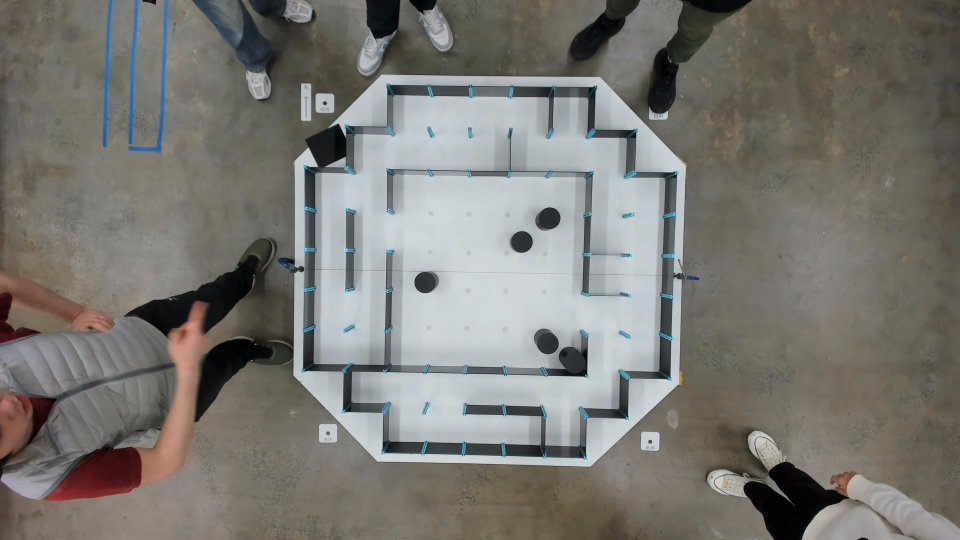
#> input picture 3100 final/old/image.png, 1920 x 1080 px, found by its file name (shown at 1/2 size)
$ jupyter execute --allow-errors 'image shit good.ipynb'
#> lines starting #> are read from the running program, lines starting #| are printed output that depends on the picture; after the words box and inside, x2 and y2 are one past the last pixel; in counts of white or black regions, pixels touching at a corner belong together
[cell 1]
import cv2
import numpy as np
import random
import math
from matplotlib import pyplot as plt
from collections import deque
import heapq
random.seed(42)

# DO NOT ADD OTHER VARIABLES HERE

# General settings
seed = 42
image_file = "sample_map.png"

# Task 1 - Occupancy map
unsafe_kernel_size = 30
unsafe_iterations = 3

# Task 3 - BFS
bfs_n = 9
bfs_start_node = 2
bfs_end_node = 77

# Task 4 - PRM and Dijkstra
prm_total_nodes_count = 500
prm_connection_radius = 100
prm_start_location = (80,250)
prm_goal_location = (650, 350)

# Task 5 - RRT
rrt_max_nodes_count = 500
rrt_step_size = 40
rrt_max_connection_length = 200
rrt_start_location = (50,50)
rrt_goal_location = (450,450)

# DO NOT ADD OTHER VARIABLES HERE

[cell 2]
import cv2
import numpy as np
import matplotlib.pyplot as plt

# Load the image
img = cv2.imread("image.png")
#> img is the input picture: shape (1080, 1920, 3); mean B, G, R 114.9, 120.1, 121.6
original = img.copy()

# Convert BGR to HSV for easier color filtering
hsv = cv2.cvtColor(img, cv2.COLOR_BGR2HSV)

# Define blue hue range (tweak if needed)
lower_blue = np.array([90, 50, 50])   # Lower bound for blue
upper_blue = np.array([130, 255, 255])  # Upper bound for blue

# Create mask of blue areas
blue_mask = cv2.inRange(hsv, lower_blue, upper_blue)
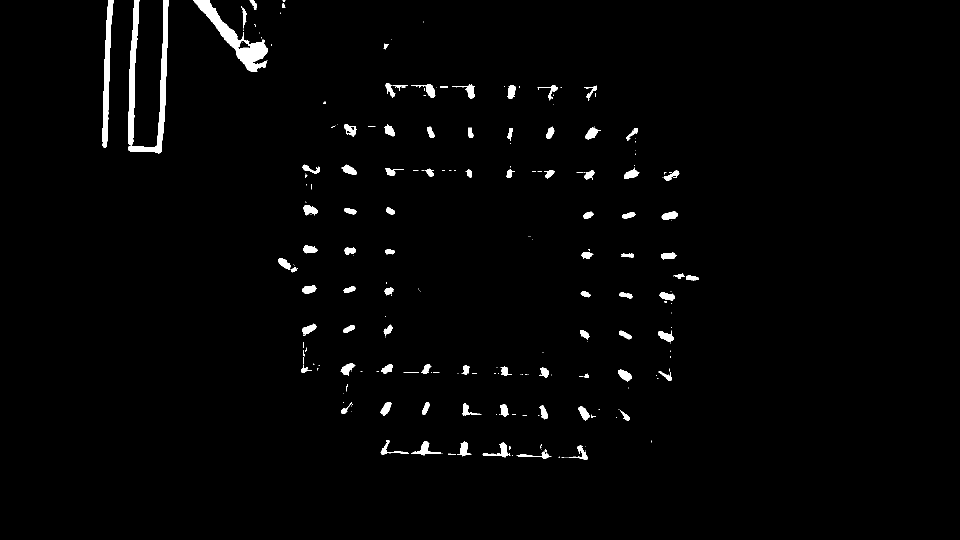
#> blue_mask: shape (1080, 1920) (shown at 1/2 size); 1.7% white; 243 white regions (154 under 20 px), largest, box (x1, y1, x2, y2) and area: (386, 0, 536, 144) 5062, (256, 0, 337, 307) 3728, (256, 0, 280, 290) 3022

# Invert mask so blue areas become black (0) and rest stays
img_no_blue = img.copy()
img_no_blue[blue_mask > 0] = [255, 255, 255]  # Set blue pixels to black

# Convert to grayscale after removing blue
gray = cv2.cvtColor(img_no_blue, cv2.COLOR_BGR2GRAY)

# Apply binary threshold
_, bw_maze = cv2.threshold(gray, 130, 255, cv2.THRESH_BINARY)

# Crop region
# Show result
plt.imshow(bw_maze)
plt.show()
bw_maze = bw_maze[170:910, 580:1370]

#crop the stupid line
cv2.line(bw_maze, (0, 840), (2000, 845), (255, 255, 255), 20)


plt.imshow(bw_maze, cmap='gray')
plt.axis('off')
plt.show()

# Save
cv2.imwrite("maze_bw.png", bw_maze)
#> Out = True

[cell 3]
import cv2
import numpy as np
import matplotlib.pyplot as plt

# Morphological kernel for erosion
morph_kernel = np.ones((unsafe_kernel_size, unsafe_kernel_size), np.uint8)

# Keep a copy before erosion
before = bw_maze.copy()

# Apply erosion
image = cv2.erode(bw_maze, morph_kernel)

# Compute difference (absolute per pixel)
diff = cv2.absdiff(before, image)  # <-- compare before vs eroded

# --- Detect white pixels safely ---
if diff.ndim == 3 and diff.shape[2] == 3:
    white_mask = np.all(diff == [255, 255, 255], axis=2)
else:
    white_mask = diff == 255

# Ensure image is 3-channel for coloring
if image.ndim == 2 or image.shape[2] == 1:  # grayscale
    color_image = cv2.cvtColor(image, cv2.COLOR_GRAY2BGR)
else:
    color_image = image.copy()

# Apply red border
color_image[white_mask] = [0, 0, 255]  # BGR red

# Display
plt.imshow(cv2.cvtColor(color_image, cv2.COLOR_BGR2RGB))
plt.axis("off")
plt.show()

[cell 4]
# Task 2.1 (0 marks):  Complete the graph class

class Node:
    def __init__(self, node_id, x, y):
        self.id = node_id
        self.x = x
        self.y = y

    def get_point(self):
        return (self.x,self.y)

    def get_ID(self):
        return self.id

class Graph:
    def __init__(self):
        self.nodes = {}
        self.edges = {}

    def add_node(self, node_id, x, y):
        if node_id not in self.nodes:
            self.nodes[node_id] = Node(node_id, x, y)

    def add_edge(self, node_id1, node_id2, weight):
        if node_id1 in self.nodes and node_id2 in self.nodes:
            if node_id1 not in self.edges:
                self.edges[node_id1] = {}
            self.edges[node_id1][node_id2] = weight

            if node_id2 not in self.edges:
                self.edges[node_id2] = {}
            self.edges[node_id2][node_id1] = weight


    # [6 lines left out: function remove_edge, not called in this run]

    def get_nodes(self):
        return list(self.nodes.values())

    # [4 lines left out: function get_edge_weight, not called in this run]

[cell 5]
# This is a useful function that you may choose to implement and use
# It looks through the image to see if the path is clear between one coordinate to the next
# Returns True or False
def path_clear(image, x1, y1, x2, y2):
    num_points = int(((x2 - x1)**2 + (y2 - y1)**2)**0.5) # number of points to sample along the line (smaller sample for smaller lines)

    # Equally spaced x and y values, then cast it to integer
    x_vals = np.linspace(x1, x2, num_points).astype(np.int32)
    y_vals = np.linspace(y1, y2, num_points).astype(np.int32)

    # Check if it is not white and return false for clear path
    for x, y in zip(x_vals, y_vals):
        if image[y, x] != 255:  # In grayscale, 255 means white
            return False
    return True

[cell 6]
# Make a color copy of your maze in BGR for drawing
bfs_image = color_image.copy()  # already BGR from earlier code
bfs_graph = Graph()
img_height, img_width = bfs_image.shape[:2]
spacing = (min(img_width, img_height) + 60) / (bfs_n + 1)

# Convert maze to grayscale for path_clear function
bwimage = cv2.cvtColor(color_image, cv2.COLOR_BGR2GRAY)

current_node_id = 0

# Create nodes in a grid layout
for row_idx in range(bfs_n):
    for col_idx in range(bfs_n):
        node_x = int(spacing + col_idx * spacing + 1)
        node_y = int(spacing + row_idx * spacing - 30)

        bfs_graph.add_node(current_node_id, node_x, node_y)

        # Draw node circle (pure green in BGR)
        cv2.circle(bfs_image, (node_x, node_y), 10, (0, 255, 0), -1)

        # Label first and last node
        if current_node_id in (bfs_start_node, bfs_end_node):
            cv2.putText(bfs_image, str(current_node_id), (node_x, node_y),
                        cv2.FONT_HERSHEY_SIMPLEX, 3, (0, 255, 0), 5, cv2.LINE_AA)

        current_node_id += 1
#> after the loop, current_node_id = 81

# Connect nodes with edges if path between them is clear
for node_id_1 in bfs_graph.nodes:
    node_1 = bfs_graph.nodes[node_id_1]
    for node_id_2 in bfs_graph.nodes:
        if node_id_1 < node_id_2:
            node_2 = bfs_graph.nodes[node_id_2]

            diff_x = abs(node_1.x - node_2.x)
            diff_y = abs(node_1.y - node_2.y)

            # Horizontal adjacency
            if abs(diff_x - spacing) < 2 and diff_y == 0:
                if path_clear(bwimage, node_1.x, node_1.y, node_2.x, node_2.y):
                    bfs_graph.add_edge(node_id_1, node_id_2, 1)
                    cv2.line(bfs_image, (node_1.x, node_1.y), (node_2.x, node_2.y), (0, 125, 0), 3)

            # Vertical adjacency
            elif abs(diff_y - spacing) < 2 and diff_x == 0:
                if path_clear(bwimage, node_1.x, node_1.y, node_2.x, node_2.y):
                    bfs_graph.add_edge(node_id_1, node_id_2, 1)
                    cv2.line(bfs_image, (node_1.x, node_1.y), (node_2.x, node_2.y), (0, 125, 0), 3)
#> this loop made 81 passes
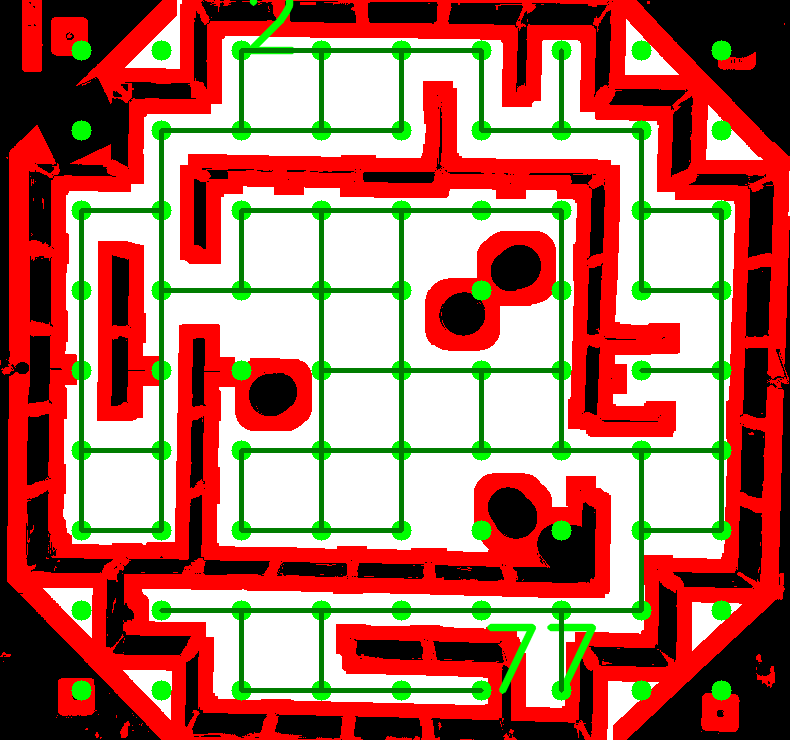
#> bfs_image: shape (740, 790, 3); mean B, G, R 95.1, 110.8, 176.7

# Display in correct colors
plt.imshow(cv2.cvtColor(bfs_image, cv2.COLOR_BGR2RGB))
plt.axis("off")
plt.show()

[cell 7]
from collections import deque

def bfs(graph, source, target):
    # Keep track of visited nodes
#> called with source = 2, target = 77
    seen = set([source])

    # Queue stores tuples of (node, path_so_far)
    queue = deque([(source, [source])])

    while queue:
        node, path = queue.popleft()

        # If we reached the target, return the path
        if node == target:
            return path

        # Check neighbors
        for adj_node in graph.edges[node]:
            if adj_node not in seen:
                seen.add(adj_node)
                queue.append((adj_node, path + [adj_node]))

    # No path found
    return []

[cell 8]
# Task 3.2: Implement BFS continued

# Run BFS and display the output
path = bfs(bfs_graph,bfs_start_node,bfs_end_node)
#> path = [2, 3, 4, 5, 14, 15, 16, 25, 26, 35, 44, 53, 52, 61, 70, 69, 68, 67, 66, 75, 76, 77]

# Go through each pair of nodes along the path
for node in range(len(path) - 1):
    # Get the current node's coordinates
    node_1 = bfs_graph.nodes[path[node]]
    # Get the next node's coordinates
    node_2 = bfs_graph.nodes[path[node + 1]]
    x1, y1 = node_1.get_point()
    x2, y2 = node_2.get_point()

    # Connect the line
    cv2.line(bfs_image, (int(x1),int(y1)), (int(x2),int(y2)), (255, 0, 0), 6)
#> this loop made 21 passes
#> (x1, y1, x2, y2) on passes 1 to 4: (241, 50, 321, 50), (321, 50, 401, 50), (401, 50, 481, 50), (481, 50, 481, 130)
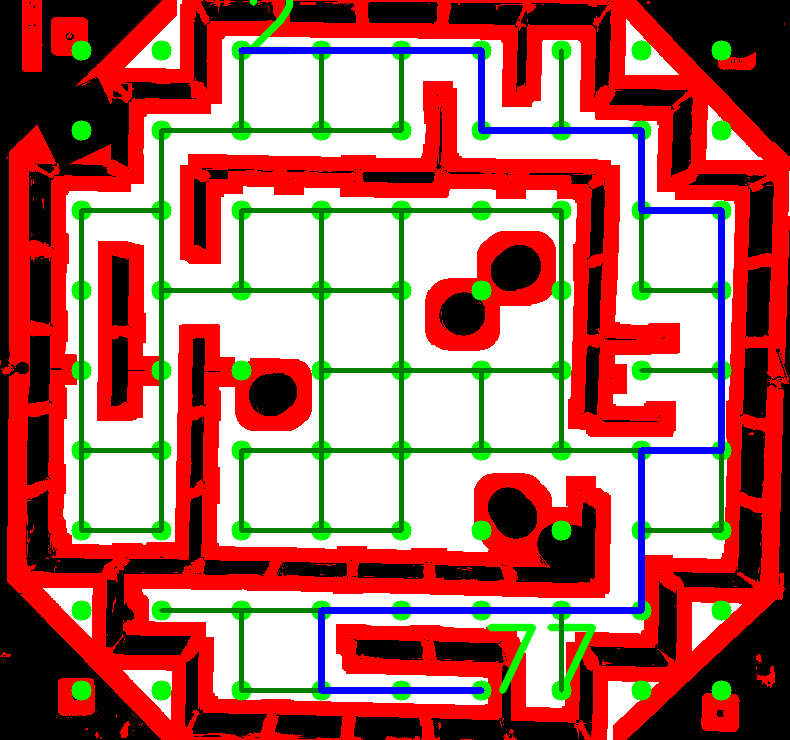
#> bfs_image: shape (740, 790, 3); 2.01% of pixels changed, all inside (x1, y1, x2, y2) = (238, 47, 725, 694)

# Display the resulting image
print(f"Path: {path}")
#| Path: [2, 3, 4, 5, 14, 15, 16, 25, 26, 35, 44, 53, 52, 61, 70, 69, 68, 67, 66, 75, 76, 77]
plt.imshow(bfs_image)
plt.show()

[cell 9]
def path_to_instructions_string(path):
    instructions = []
    current_facing = (-1, 0)  # Start facing Up

    for i in range(len(path) - 1):
        from_node = path[i]
        to_node = path[i+1]

        desired_direction = get_direction(from_node, to_node)
        turns = turn_instructions(current_facing, desired_direction)
        instructions.extend(turns)
        instructions.append("f")

        current_facing = desired_direction  # update facing
#> this loop made 1 pass
#> (from_node, to_node) on pass 1: (2, 3)
#> after the loop, instructions = []

    return "".join(instructions)  # Join list into single string

# Example usage:
#> (the rest of this cell did not finish here and is left out)

[cell 10]
# This is a useful function that you may choose to implement and use
# It finds and returns the closest nodes that are within the range
def find_closest_nodes(image,graph, target_x, target_y, range):

    distances = []

    # Check all the nodes
    for node in graph.get_nodes():
        x, y = node.get_point()
        # Calculate distance between two points
        dist =  int(((target_x - x)**2 + (target_y - y)**2)**0.5)

        if 0 < dist <= range:
            # Check if path is clear
            if path_clear(image, x, y, target_x, target_y):
                # Add this node's ID and distance to the list
                distances. append ((node.get_ID(), dist))

    # Sort by distance - short distance first
    distances.sort(key=lambda x: x[1])
    return distances

[cell 11]
# Task 4.1 (3 marks): PRM
# NOTE: The iteration only increases when a valid node is placed on the map. If the node is invalid, the program should continue without incrementing the node count.

prm_image = image.copy()
prm_graph = Graph()
random.seed(seed)

i = 0 # valid node added counter

# Add node until we reach the maximum amount defined
while i < prm_total_nodes_count:
    # Generate a random (x, y) coordinate within the image bounds (x and y were swapped from stub, as per edstem post #125
    y = random.randint(0, prm_image.shape[0]-1)
    x = random.randint(0, prm_image.shape[1]-1)

    # check if area s white
    if bwimage[y, x] > 127:
        # Add the node to the graph with a unique ID and position
        prm_graph.add_node(i, x, y)
        # Draw a green dot
        cv2.circle(prm_image, (x, y), 3, (0, 255, 0), -1)

        # use bwimage because it calls path_clear, which is written for gray image
        closest_nodes = find_closest_nodes(bwimage, prm_graph, x, y, prm_connection_radius)

        # Find nearby nodes within the connection radius
        for node_id, dist in closest_nodes:
            prm_graph.add_edge(i, node_id, dist)

            # Get its point then draw line connecting the nodes
            node_pt = prm_graph.nodes[node_id].get_point()
            cv2.line(prm_image, (x,y), node_pt, (0,125,0),1)
        i += 1
#> this loop made 1073 passes
#> closest_nodes on passes 20, 24, 27, 28: [(1, 58), (0, 91)], [(8, 22)], [(5, 55)], [(8, 33), (9, 34)]
#> after the loop, i = 500

# Display the resulting image
plt.imshow(prm_image)
plt.show()

[cell 12]
# Task 4.2 (3 marks): Djistraks
# Example output - Path: [-1, 143, 43, 1, 14, 44, 67, 7, 9, 4, 12, 364, -2], Cost: 561.9189671797234
def dijkstra(graph, start_id, end_id):

    path = []
    total_cost = 0
    queue = [(0, start_id, [start_id])]
    visited = set()

    while queue:
        # Get the node with the smallest cost so far
        cost, current_node, path = heapq.heappop(queue)

        # Skip nodes already processed
        if current_node in visited:
            continue
        visited.add(current_node)

        # If target reached, return the path and cost
        if current_node == end_id:
            return (path, cost)

        # Check all neighboring nodes
        for neighbor_id, weight in graph.edges[current_node].items():
            if neighbor_id not in visited:
                # Push new path and accumulated cost to the queue
                heapq.heappush(queue, (cost + weight, neighbor_id, path + [neighbor_id]))

    return (path, total_cost)

[cell 13]
# Task 4.2: Djistraks continued

# Add start (node id = -1) and end (node_id = -2 ) nodes
prm_graph.add_node(-1, prm_start_location[0], prm_start_location[1])  # start node
prm_graph.add_node(-2, prm_goal_location[0], prm_goal_location[1])    # end node

# Connect start and goal nodes to nearby nodes in the PRM
for node_id, node in prm_graph.nodes.items():
    if node_id in [-1, -2]:
        continue  # skip connecting the node to itself
    # Try connecting this node to both start and end nodes
    for special_id, special_loc in [(-1, prm_start_location), (-2, prm_goal_location)]:
        # Calculate Distance
        dist = math.hypot(node.x - special_loc[0], node.y - special_loc[1])

        # Check if the distance is withing the radius
        if dist <= prm_connection_radius:
            # Ensure path between them is obstacle-free and connect
            if path_clear(bwimage, node.x, node.y, special_loc[0], special_loc[1]):
                prm_graph.add_edge(special_id, node_id, dist)
                prm_graph.add_edge(node_id, special_id, dist)
                cv2.line(prm_image, (node.x, node.y), special_loc, (0,125,0),1)
#> this loop made 502 passes

# Run Dijkstra’s algorith
path, cost = dijkstra(prm_graph, -1, -2)
#> path = 25 values, max 465 at index 21, min -1 at index 0, mean 246.5; cost = 0

# Draw the path
for i in range(len(path)-1):
    pt1 = prm_graph.nodes[path[i]].get_point()
    pt2 = prm_graph.nodes[path[i+1]].get_point()
    cv2.line(prm_image, pt1, pt2, (0, 0, 255), 3)
#> this loop made 24 passes
#> (pt1, pt2) on passes 1 to 4: ((80, 250), (116, 230)), ((116, 230), (167, 250)), ((167, 250), (182, 267)), ((182, 267), (220, 279))
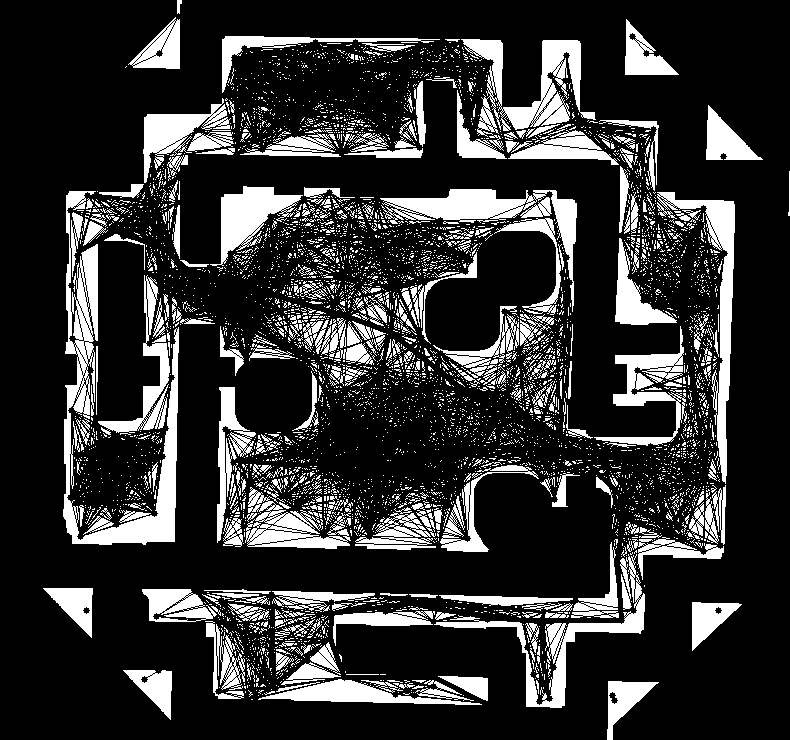
#> prm_image: shape (740, 790); 19.6% white; 4937 white regions (4619 under 20 px), largest, box (x1, y1, x2, y2) and area: (63, 191, 179, 545) 9246, (461, 39, 596, 137) 4830, (380, 189, 577, 312) 4493


# Display the resulting image
print(f"Path: {path}, Cost: {cost}")
#| Path: [-1, 266, 19, 106, 395, 451, 384, 362, 113, 226, 433, 141, 393, 38, 158, 174, 109, 108, 414, 40, 424, 465, 180, 392, 373], Cost: 0
plt.imshow(prm_image)
plt.show()

[cell 14]
import math

def get_move_instructions(graph, path):
    instructions = []
    for i in range(len(path) - 1):
        # Get coordinates of current and next node
        x1, y1 = graph.nodes[path[i]].x, graph.nodes[path[i]].y
        x2, y2 = graph.nodes[path[i+1]].x, graph.nodes[path[i+1]].y

        # Distance
        distance = math.hypot(x2 - x1, y2 - y1)

        # Heading: 0° = up, increases clockwise
        dx = x2 - x1
        dy = y2 - y1
        heading = math.degrees(math.atan2(dx, -dy)) % 360

        instructions.append({
            "from": path[i],
            "to": path[i+1],
            "heading_deg": heading,
            "distance": distance
        })
#> this loop made 24 passes
#> (x1, y1, x2, y2, distance, dx, dy, heading) on passes 1 to 4: (80, 250, 116, 230, 41.18, 36, -20, 60.95), (116, 230, 167, 250, 54.78, 51, 20, 111.4), (167, 250, 182, 267, 22.67, 15, 17, 138.6), (182, 267, 220, 279, 39.85, 38, 12, 107.5)

    return instructions

# Example usage:
instructions = get_move_instructions(prm_graph, path)
for instr in instructions:
    print(f"From {instr['from']} → {instr['to']}: "
          f"Heading {instr['heading_deg']:.1f}°, Distance {instr['distance']:.1f}")
#> this loop made 24 passes
#> instr on passes 16, 22, 23: {'from': 174, 'to': 109, 'heading_deg': 270, 'distance': 98}, {'from': 465, 'to': 180, 'heading_deg': 90, 'distance': 35}, {'from': 180, 'to': 392, 'heading_deg': 90, 'distance': 55}
#> (printed output is left out)

[cell 15]
import cv2
import numpy as np

def draw_path_on_maze(graph, path, maze_image, node_color=(0,0,255), edge_color=(0,255,0)):
    """
    Draws only the path nodes & edges on top of the maze image.

    maze_image: your original map (BGR or grayscale)
    """
#> called with node_color = (0, 0, 255), edge_color = (0, 255, 0)
    # Make sure maze is BGR so we can draw colors
    if len(maze_image.shape) == 2:
        maze_bgr = cv2.cvtColor(maze_image, cv2.COLOR_GRAY2BGR)
    else:
        maze_bgr = maze_image.copy()

    # Draw edges in path
    for i in range(len(path) - 1):
        pt1 = graph.nodes[path[i]].get_point()
        pt2 = graph.nodes[path[i+1]].get_point()
        cv2.line(maze_bgr, pt1, pt2, edge_color, 2)
#> this loop made 24 passes

    # Draw nodes in path
    for node_id in path:
        x, y = graph.nodes[node_id].x, graph.nodes[node_id].y
        cv2.circle(maze_bgr, (x, y), 4, node_color, -1)
#> this loop made 25 passes
#> node_id on passes 1 to 4: -1, 266, 19, 106
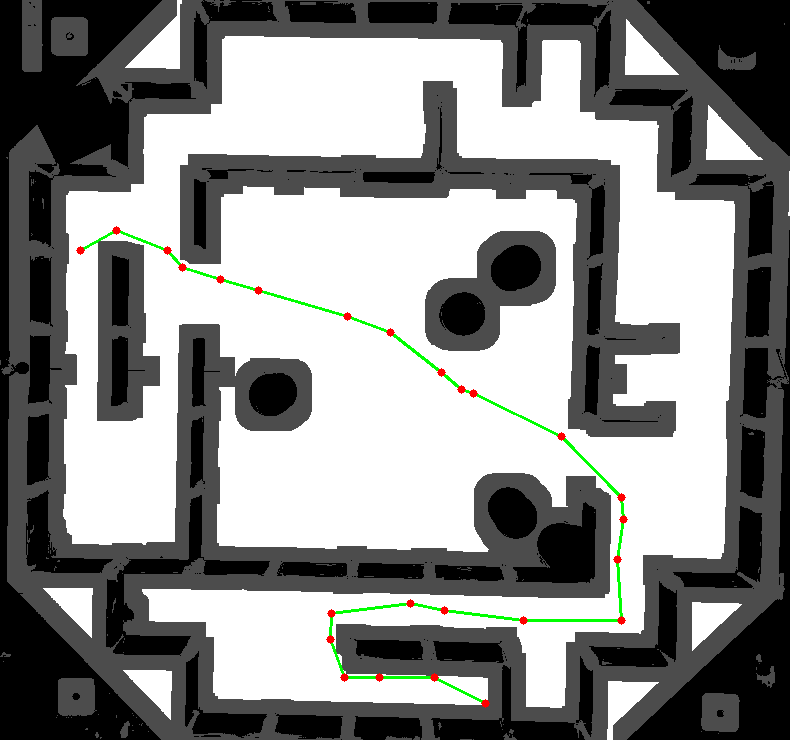
#> maze_bgr: shape (740, 790, 3); mean B, G, R 138.8, 140.1, 139.3

    return maze_bgr

# Example usage:
final_path_image = draw_path_on_maze(prm_graph, path, bwimage)  # bwimage = your maze map
plt.imshow(cv2.cvtColor(final_path_image, cv2.COLOR_BGR2RGB))
plt.show()
